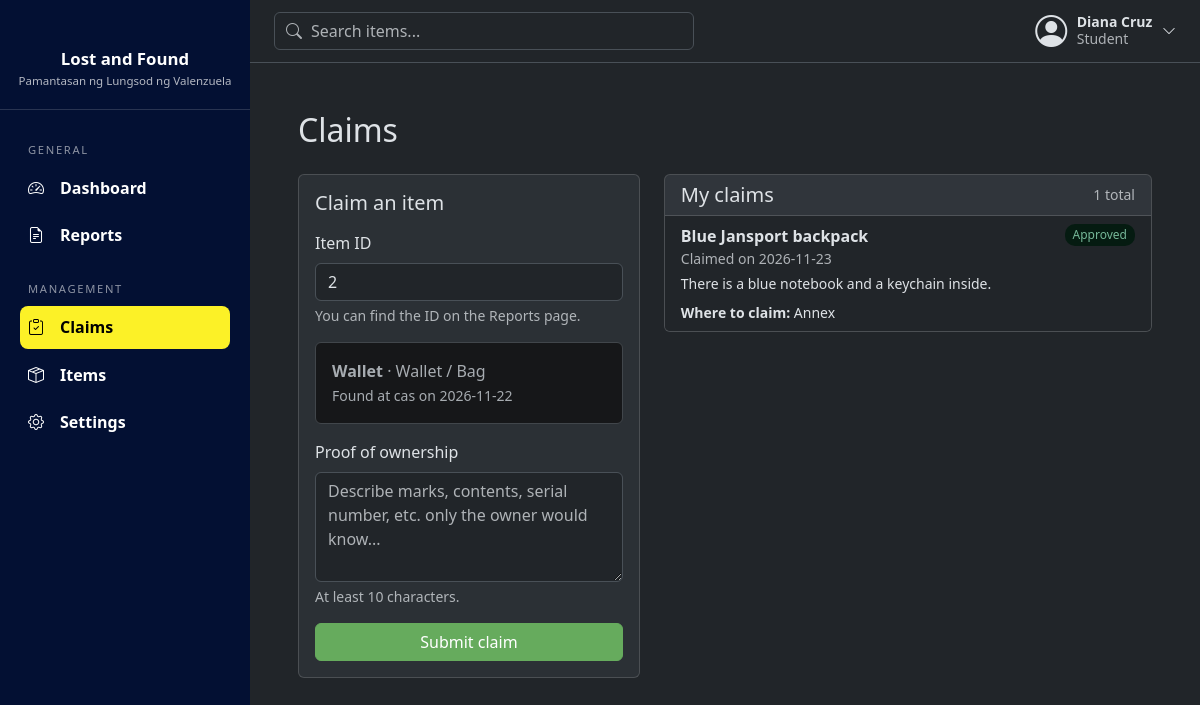
The app's page /claims?item_id=2 (signed in) with its own data.
### tables this page shows
CREATE TABLE users (
            id INTEGER PRIMARY KEY AUTOINCREMENT,
            full_name TEXT NOT NULL,
            email TEXT NOT NULL UNIQUE,
            password TEXT NOT NULL,
            role TEXT NOT NULL DEFAULT 'Student'
                CHECK(role IN ('Student', 'Faculty', 'Admin'))
        , is_active INTEGER NOT NULL DEFAULT 1);

CREATE TABLE items (
            item_id INTEGER PRIMARY KEY AUTOINCREMENT,
            user_id INTEGER NOT NULL,
            name TEXT NOT NULL,
            category TEXT NOT NULL,
            description TEXT,
            location TEXT NOT NULL,
            item_status TEXT NOT NULL
                CHECK(item_status IN ('Lost', 'Found')),
            status TEXT NOT NULL DEFAULT 'Active'
                CHECK(status IN ('Active', 'Claimed', 'Returned', 'Removed')),
            date_reported DATE NOT NULL DEFAULT CURRENT_DATE,

            FOREIGN KEY (user_id) REFERENCES users (id)
        );

CREATE TABLE claims (
            claim_id INTEGER PRIMARY KEY AUTOINCREMENT,
            item_id INTEGER NOT NULL,
            user_id INTEGER NOT NULL,
            proof_description TEXT NOT NULL,
            claim_date DATE NOT NULL DEFAULT CURRENT_DATE,
            claim_status TEXT NOT NULL DEFAULT 'Pending'
                CHECK(claim_status IN ('Pending', 'Approved', 'Rejected')), admin_note TEXT,

            FOREIGN KEY (item_id) REFERENCES items (item_id),
            FOREIGN KEY (user_id) REFERENCES users (id)
        );

### routes/user_routes.py (the view, shortened to what this page needs)
@bp.route("/claims", methods=["GET", "POST"])
@login_required
def claims():
    errors = {}
    form = {"item_id": request.args.get("item_id", "").strip(), "proof_description": ""}  # ?item_id=5 prefills
    item_preview = item_model.get(int(form["item_id"])) if form["item_id"].isdigit() else None
    return render_template("user/claims.html", form=form, errors=errors, item=item_preview,
                           my_claims=claim_model.by_user(session["user_id"]))

### database/connection.py (called while the page is built)
def get_db():
    if "db" not in g:
        g.db = sqlite3.connect(current_app.config["DATABASE"])
        g.db.row_factory = sqlite3.Row
    return g.db

### models/claim_model.py (called while the page is built)
def by_user(user_id):
    return get_db().execute(
        "SELECT claims.*, items.name AS item_name "
        "FROM claims JOIN items ON claims.item_id = items.item_id "
        "WHERE claims.user_id = ? ORDER BY claims.claim_id DESC",
        (user_id,),
    ).fetchall()

### models/item_model.py (called while the page is built)
def get(item_id):
    return get_db().execute("SELECT * FROM items WHERE item_id = ?", (item_id,)).fetchone()

### models/user_model.py (called while the page is built)
def get_by_id(user_id):
    return get_db().execute("SELECT * FROM users WHERE id = ?", (user_id,)).fetchone()

### routes/utils.py (called while the page is built)
def login_required(view):
    @wraps(view)
    def wrapped(*args, **kwargs):
        if "user_id" not in session:
            flash("Please log in first.", "warning")
            return redirect(url_for("auth.login"))
        user = user_model.get_by_id(session["user_id"])
        if user is None or not user["is_active"]:
            session.clear()
            flash("Your account is no longer active. Please contact an administrator.", "warning")
            return redirect(url_for("auth.login"))
        return view(*args, **kwargs)
    return wrapped

### templates/user/claims.html (shortened to what this page needs)
{% extends "base.html" %}
{% block content %}
<h2 class="mb-4">Claims</h2>
<div class="row g-4">
  <div class="col-xl-5">
    <div class="card">
      <div class="card-body">
        <h5 class="card-title mb-3">Claim an item</h5>
        <form method="post" novalidate>
          <div class="mb-3">
            <label class="form-label" for="item_id">Item ID</label>
            <input class="form-control {{ 'is-invalid' if errors.item_id }}" id="item_id" name="item_id"
                   placeholder="e.g. 5" value="{{ form.item_id }}">
            <div class="form-text">You can find the ID on the Reports page.</div>
          </div>
          {% if item %}
          <div class="alert alert-secondary">
            <strong>{{ item["name"] }}</strong> &middot; {{ item["category"] }}<br>
            <span class="small">Found at {{ item["location"] }} on {{ item["date_reported"] }}</span>
          </div>
          {% endif %}
          <div class="mb-3">
            <label class="form-label" for="proof_description">Proof of ownership</label>
            <textarea class="form-control {{ 'is-invalid' if errors.proof_description }}" id="proof_description"
                      name="proof_description" rows="4" maxlength="500"
                      placeholder="Describe marks, contents, serial number, etc. only the owner would know...">{{ form.proof_description }}</textarea>
            <div class="form-text">At least 10 characters.</div>
          </div>
          <button class="btn btn-primary w-100">Submit claim</button>
        </form>
      </div>
    </div>
  </div>
  <div class="col-xl-7">
    <div class="card">
      <div class="card-header d-flex justify-content-between align-items-center">
        <h5 class="mb-0">My claims</h5>
        <span class="text-body-secondary small">{{ my_claims|length }} total</span>
      </div>
      {% if my_claims %}
      <ul class="list-group list-group-flush">
        {% for c in my_claims %}
        <li class="list-group-item d-flex justify-content-between align-items-start gap-3">
          <div>
            <div class="fw-semibold">{{ c["item_name"] }}</div>
            <div class="small text-body-secondary">Claimed on {{ c["claim_date"] }}</div>
            <div class="small mt-1">{{ c["proof_description"] }}</div>
            {% if c["admin_note"] %}
            <div class="small mt-2">
              <strong>{% if c["claim_status"] == "Approved" %}Where to claim:{% else %}Reason:{% endif %}</strong>
              {{ c["admin_note"] }}
            </div>
            {% endif %}
          </div>
          <span class="dash-badge {{ c['claim_status'] }}">{{ c["claim_status"] }}</span>
        </li>
        {% endfor %}
      </ul>
      {% else %}
      <div class="card-body">
        <p class="dash-empty mb-0">You haven't made any claims yet.</p>
      </div>
      {% endif %}
    </div>
  </div>
</div>
{% endblock %}

### templates/base.html (shortened to what this page needs)
<!doctype html>
<html lang="en" data-bs-theme="dark">
<head>
  <link href="https://cdn.jsdelivr.net/npm/bootstrap@5.3.3/dist/css/bootstrap.min.css" rel="stylesheet">
  <link href="https://cdn.jsdelivr.net/npm/bootstrap-icons@1.11.3/font/bootstrap-icons.min.css" rel="stylesheet">
  <link href="{{ url_for('static', filename='css/style.css') }}" rel="stylesheet">
</head>
<body>
{% block body %}
<div class="app-shell d-flex">
    <aside class="sidebar offcanvas-md offcanvas-start" id="sidebar" tabindex="-1">
    <div class="sidebar-brand">
      <div class="sidebar-title">Lost and Found</div>
      <div class="sidebar-subtitle">Pamantasan ng Lungsod ng Valenzuela</div>
    </div>
    <nav class="sidebar-nav">
      {% if session.role == 'Admin' %}
        {% include "partials/sidebar_admin.html" %}
      {% else %}
        {% include "partials/sidebar_user.html" %}
      {% endif %}
    </nav>
  </aside>
  <div class="main-col flex-grow-1">
    <header class="topbar d-flex align-items-center justify-content-between gap-3">
      <form class="topbar-search" action="{{ url_for('shared.reports') }}" method="get" role="search">
        <input class="form-control" type="search" name="q" maxlength="100" placeholder="Search items..."
               value="{{ request.args.get('q', '') if request.endpoint == 'shared.reports' }}">
      </form>
      <div class="dropdown">
        <button class="user-menu-btn" type="button" data-bs-toggle="dropdown" aria-expanded="false">
          <i class="bi bi-person-circle fs-2"></i>
          <span class="d-none d-sm-block">
            <span class="d-block fw-semibold small">{{ session.full_name }}</span>
            <span class="d-block small text-body-secondary">{{ session.role }}</span>
          </span>
          <i class="bi bi-chevron-down small"></i>
        </button>
      </div>
    </header>
    <main class="p-3 p-md-5">
      {% block content %}{% endblock %}
    </main>
  </div>
</div>
{% endblock %}
</body>
</html>

### static/css/style.css (style rules this page uses)
.app-shell { min-height: 100vh; }
.app-shell > .main-col { min-width: 0; }
.card { background: var(--bs-tertiary-bg); }
.btn-primary { --bs-btn-color: #ffffff; --bs-btn-bg: #66ab5d; --bs-btn-border-color: #66ab5d; --bs-btn-hover-color: #ffffff; --bs-btn-hover-bg: #5a9a52; --bs-btn-hover-border-color: #5a9a52; --bs-btn-active-color: #ffffff; --bs-btn-active-bg: #4f8948; --bs-btn-active-border-color: #4f8948; --bs-btn-focus-shadow-rgb: 102, 171, 93; --bs-btn-disabled-color: #ffffff; --bs-btn-disabled-bg: #66ab5d; --bs-btn-disabled-border-color: #66ab5d; }
.sidebar { --bs-offcanvas-width: 250px; width: 250px; min-width: 250px; color: #fff; overflow-y: auto; }
.sidebar { background: #031033 !important; }
@media (min-width: 768px) { .sidebar { position: sticky; top: 0; height: 100vh; align-self: flex-start; } }
.sidebar-brand { padding: 2rem 1rem 1.25rem; text-align: center; border-bottom: 1px solid rgba(255, 255, 255, 0.15); }
.sidebar-title { margin-top: 0.9rem; font-size: 1.05rem; font-weight: 600; }
.sidebar-subtitle { font-size: 0.72rem; color: rgba(255, 255, 255, 0.7); }
.sidebar-nav { padding: 0.5rem 1.25rem 1.5rem; }
.topbar { position: sticky; top: 0; z-index: 1020; padding: 0.75rem 1.5rem; background: var(--bs-body-bg); border-bottom: 1px solid var(--bs-border-color); }
.topbar-search { position: relative; flex: 1; max-width: 420px; }
.topbar-search input { padding-left: 2.25rem; }
.user-menu-btn { display: flex; align-items: center; gap: 0.6rem; padding: 0; border: 0; background: none; color: var(--bs-body-color); text-align: left; line-height: 1.2; }
.dash-badge { padding: 2px 8px; border-radius: 10px; font-size: 12px; background: var(--bs-secondary-bg); color: var(--bs-body-color); }
.dash-badge.Found, .dash-badge.Approved { background: var(--bs-success-bg-subtle); color: var(--bs-success-text-emphasis); }

### records on screen
users: full_name "Diana Cruz", role "Student"
items: name "Wallet", category "Wallet / Bag", location "cas", date_reported "2026-11-22"
claims: item_name "Blue Jansport backpack", claim_date "2026-11-23", proof_description "There is a blue notebook and a keychain inside.", shows "Where to claim:", admin_note "Annex", claim_status "Approved"

### other values on screen
{{ my_claims|length }} "1"
